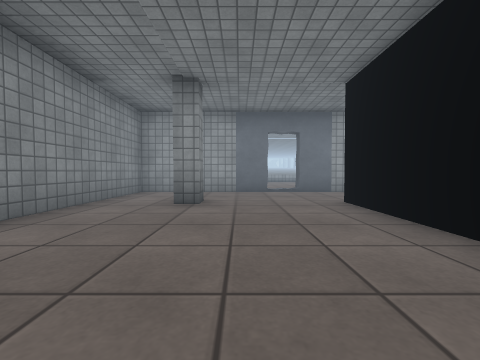
[1] (above)

24 first-person views from a walk through a scene from a Unity 3-D project. The camera is 0.64 m above the floor, tilts 2° down and sees 90° across. The floor is counted in squares, 1 m on a side. Each view is taken from the middle of a square. On the plan, view 1 faces up. The plan holds only what a view shows up to about 9 squares ahead; the rest is blank. The place goes on beyond the plan. Some surface patterns are stand-ins.

[2]
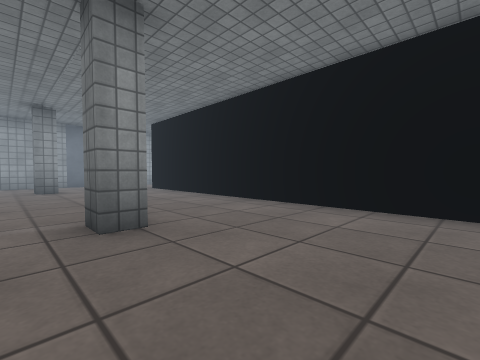

[3]
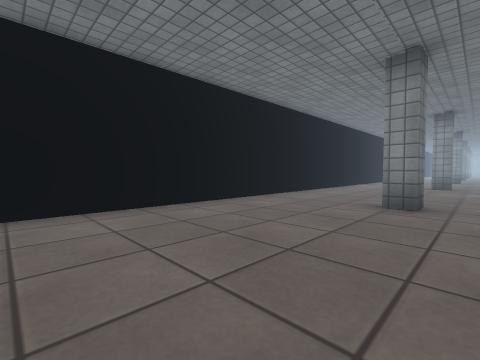

[4]
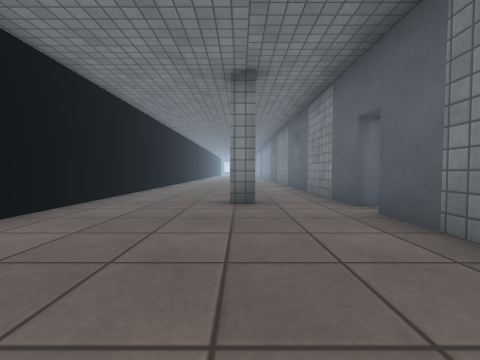

[5]
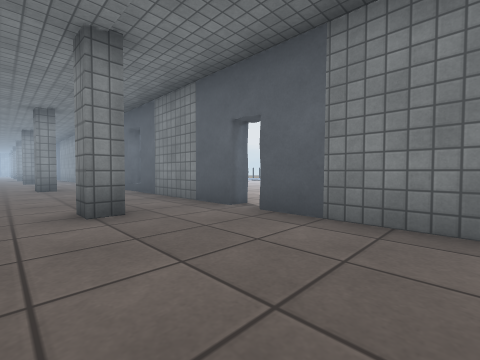

[6]
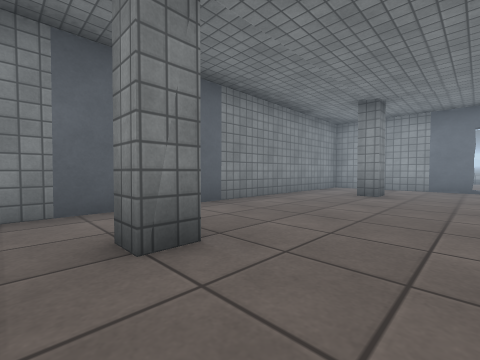

[7]
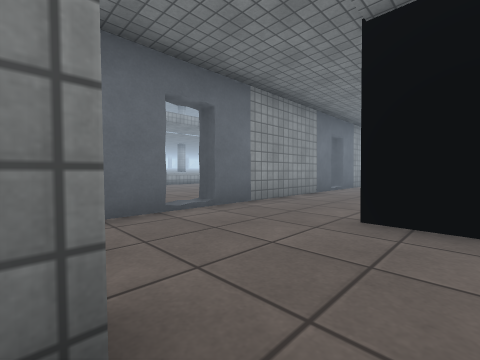

[8]
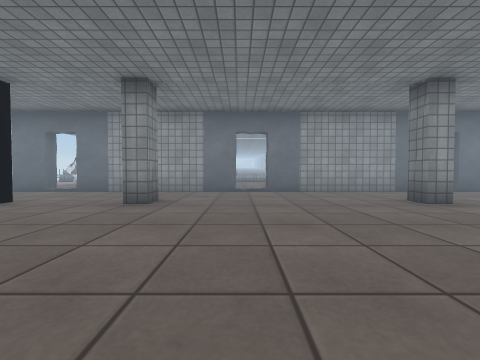

[9]
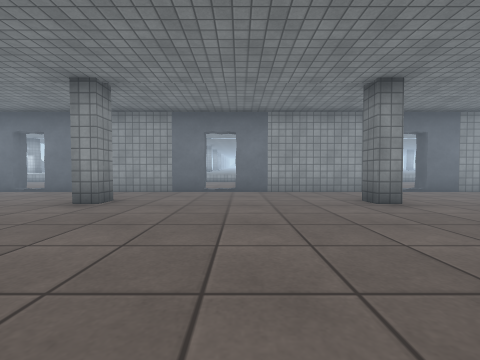

[10]
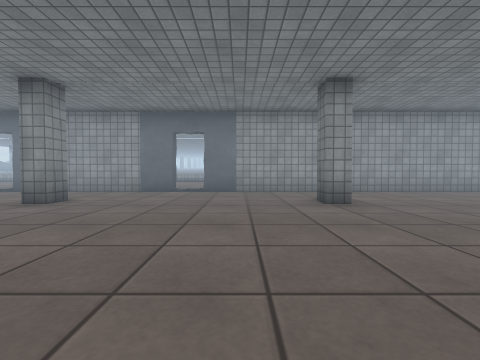

[11]
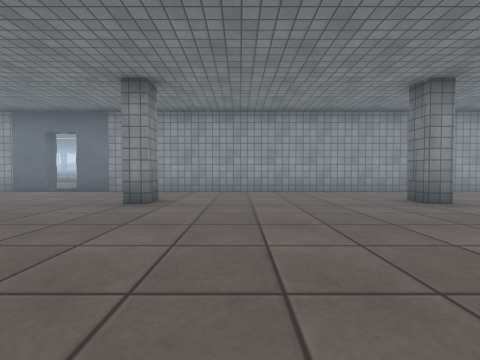

[12]
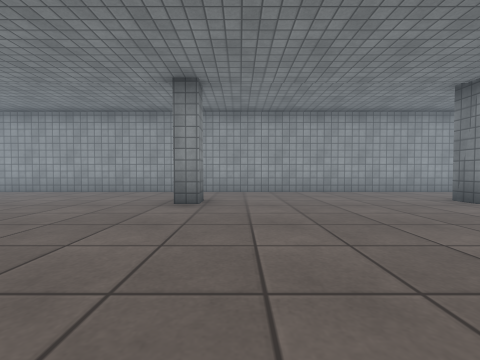

[13]
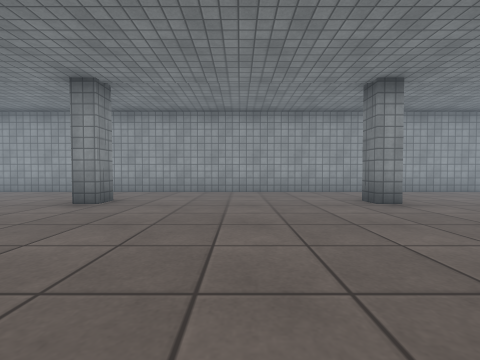

[14]
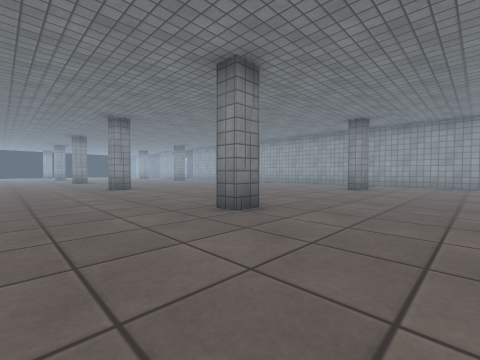

[15]
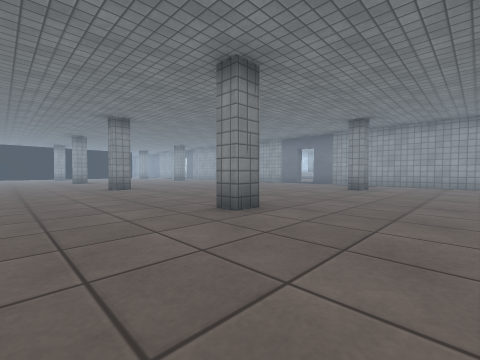

[16]
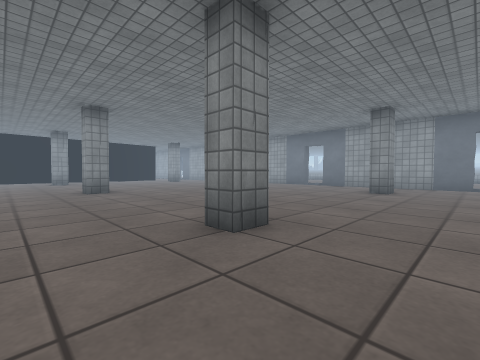

[17]
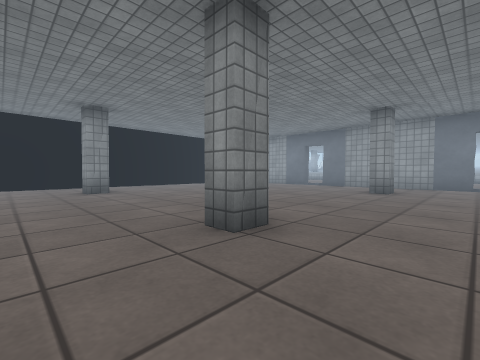

[18]
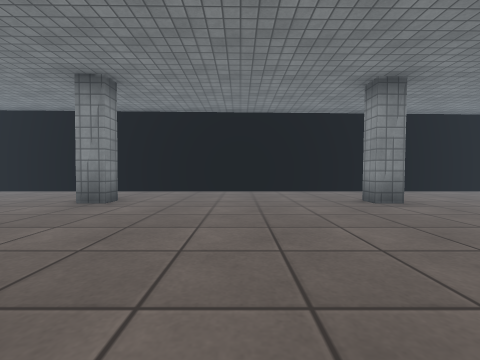

[19]
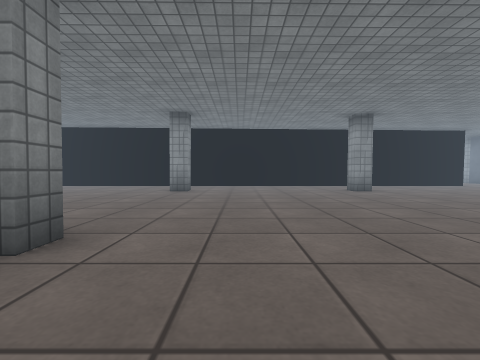

[20]
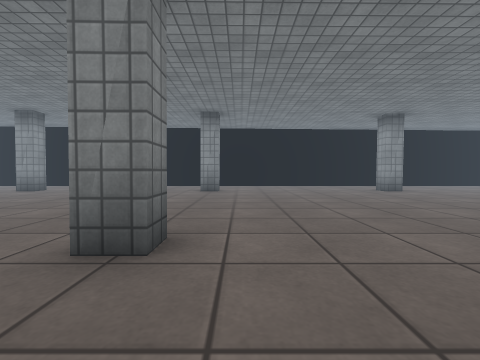

[21]
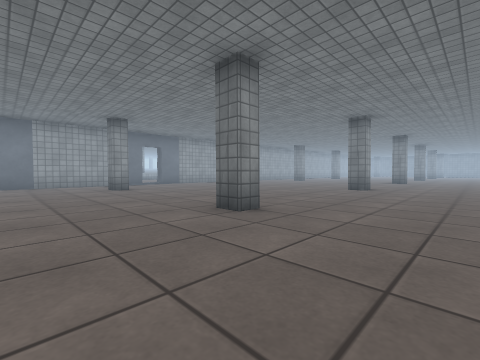

[22]
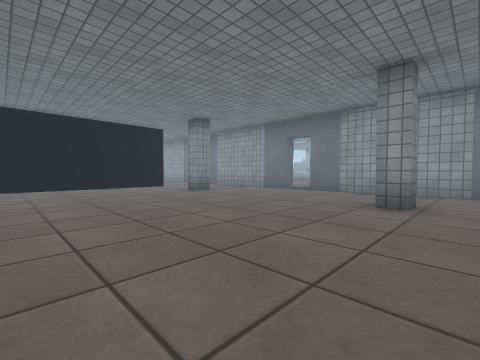

[23]
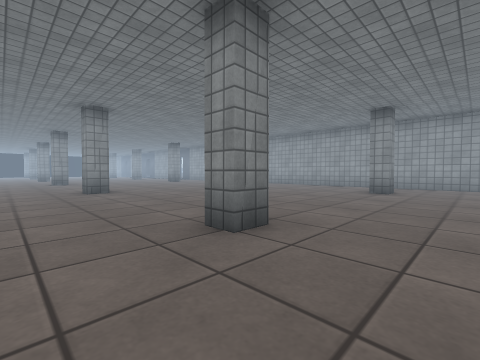

[24]
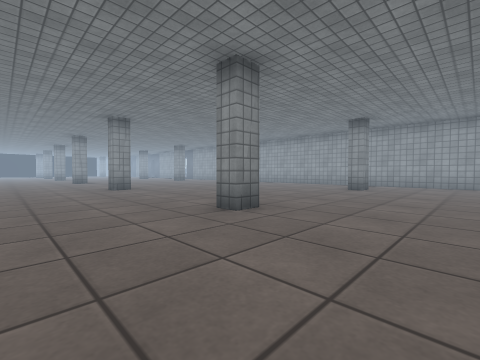

### Floor plan
Points are (right, up) in squares from view 1. A wall is a line through its corners. A room is listed if a view was taken in it or the views show most of it. See-through windows are left out.
Room 1 (views 1, 2, 3, 4, 5, 6, 7)
walls: (-0.8, -0.6) (-0.8, -1.3) (-1.3, -1.3) (-1.3, -0.6); (-3.1, -0.6) (-3.1, -5.6); (-3.1, -6.4) (-3.1, -11.5); (-1.3, -7.4) (-1.3, -6.7) (-0.8, -6.7) (-0.8, -7.4); (-0.8, 5.4) (-0.8, 4.7) (-1.3, 4.7) (-1.3, 5.2); (2.2, -11) (2.2, 5.1); (2.4, 7.5) (-3.1, 7.5) (-3.1, 0.9)
ways out: opening at (2, 6.5) to room 2; opening at (-3, -6); gap at (1.5, 8)
Room 2 (views 8, 9, 10, 11, 12, 13, 14, 15, 16, 17, 18, 19, 20, 21, 22, 23, 24)
walls: (23.2, -0.6) (23.2, -1.3) (22.7, -1.3) (22.7, -0.7); (17.2, -0.6) (17.2, -1.3) (16.7, -1.3) (16.7, -0.7); (23.2, 5.4) (23.2, 4.7) (22.7, 4.7) (22.7, 5.3); (17.2, 5.4) (17.2, 4.7) (16.7, 4.7) (16.7, 5.3); (29.2, -0.6) (29.2, -1.3) (28.6, -1.3); (18.9, 7.5) (13.3, 7.5); (11.2, -0.6) (11.2, -1.3) (10.6, -1.3); (29.2, 5.4) (29.2, 4.7) (28.7, 4.7) (28.7, 5.4); (10.6, -6.7) (11.2, -6.7) (11.2, -7.4); (11.2, 5.4) (11.2, 4.7) (10.7, 4.7) (10.7, 5.3); (12.9, 7.5) (2.4, 7.5); (35.2, -0.6) (35.2, -1.3) (34.6, -1.3); (5.2, -0.6) (5.2, -1.3) (4.6, -1.3); (35.2, 5.4) (35.2, 4.7) (34.7, 4.7) (34.7, 5.4); (4.6, -6.7) (5.2, -6.7) (5.2, -7.4); (5.2, 5.4) (5.2, 4.7) (4.6, 4.7); (38.5, 7.5) (19.1, 7.5); (2.2, 5.1) (2.2, -11.5)
ways out: opening at (2, 6.5) to room 1; gap at (7.5, 8); gap at (13.5, 8); gap at (19.5, 8)

Positions as (right, up) in squares from view 1, and headings:
1: (0, 0), facing up
2: (-2, -4), facing up-right
3: (-2, -2), facing down-right
4: (-1, -2), facing down
5: (0, -3), facing down-left
6: (1, -2), facing up-left
7: (-1, 4), facing up-right
8: (7, 0), facing up
9: (14, 0), facing up
10: (21, 0), facing up
11: (25, 0), facing up
12: (30, 0), facing up
13: (32, 0), facing up
14: (32, -4), facing up-left
15: (26, -4), facing up-left
16: (19, -3), facing up-left
17: (13, -3), facing up-left
18: (10, -4), facing left
19: (13, -5), facing left
20: (13, -6), facing left
21: (14, -4), facing up-right
22: (12, 0), facing up-left
23: (37, -3), facing up-left
24: (38, -4), facing up-left
